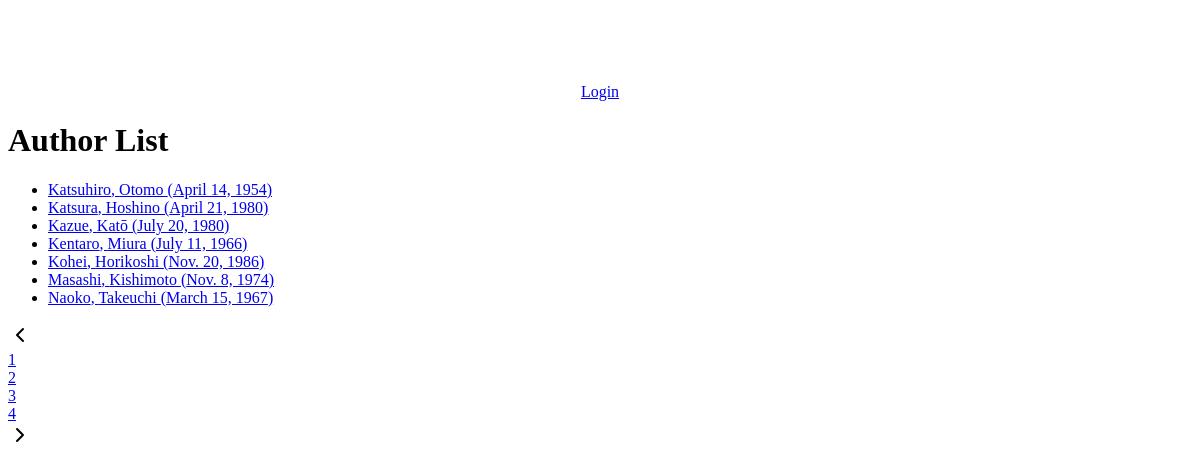
The page /catalog/authors/?page=2 on the database its author committed.
### catalog/models.py (models this page shows, shortened)
class Author(models.Model):
    first_name = models.CharField(max_length=100)
    last_name = models.CharField(max_length=100)
    date_of_birth = models.DateField(null=True, blank=True)
    date_of_death = models.DateField('Died', null=True, blank=True)
    class Meta:
        ordering = ['first_name','last_name' ]

### catalog/views.py (the view)
# urls.py: path('authors/', views.AuthorListView.as_view(), name='authors'),
class AuthorListView(generic.ListView):
    model = Author
    paginate_by = 7

### catalog/templatetags/custom_tags.py (called while the page is built)
def get_range(value):
    return range(1, value + 1)

### catalog/templates/catalog/author_list.html (shortened to what this page needs)
{% extends "base_generic.html" %}
{% block content %}
  <h1>Author List</h1>
  {% if author_list %}
  <ul class="d-flex flex-column gap-2 ">
    {% for author in author_list %}
      <li>
        <a href="{% url 'author-detail' author.id %}">{{ author.first_name }}, {{author.last_name}} ({{author.date_of_birth}})</a>
      </li>
    {% endfor %}
  </ul>
  {% else %}
    <p>There are no authors in the library.</p>
  {% endif %}
{% endblock %}

### rows shown on the page
Author: first_name "Katsuhiro", last_name "Otomo", date_of_birth "April 14, 1954"
Author: first_name "Katsura", last_name "Hoshino", date_of_birth "April 21, 1980"
Author: first_name "Kazue", last_name "Katō", date_of_birth "July 20, 1980"
Author: first_name "Kentaro", last_name "Miura", date_of_birth "July 11, 1966"
Author: first_name "Kohei", last_name "Horikoshi", date_of_birth "Nov. 20, 1986"
Author: first_name "Masashi", last_name "Kishimoto", date_of_birth "Nov. 8, 1974"
Author: first_name "Naoko", last_name "Takeuchi", date_of_birth "March 15, 1967"

### other values the page prints
{{ num_page }} "1" "2" "3" "4"
